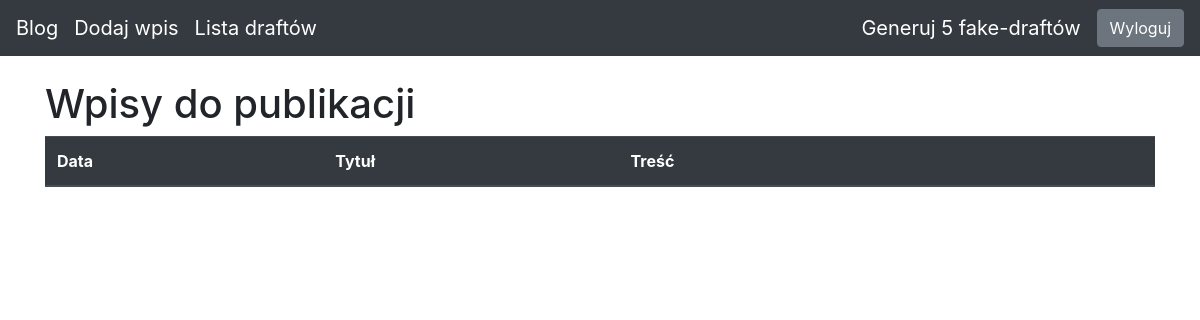
Before: /drafts/ (signed in) with the older database file.
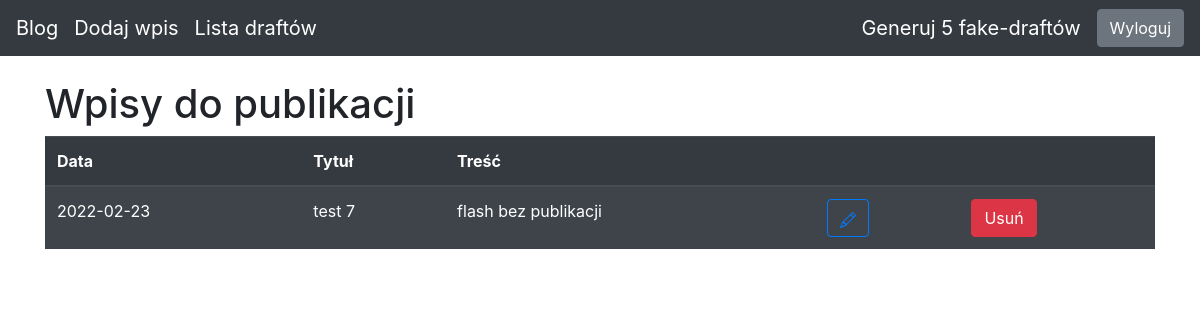
After: the same page with the newer database file.
### blog/models.py (models this page shows)
class Entry(db.Model):
    id = db.Column(db.Integer, primary_key=True)
    title = db.Column(db.String(80), nullable=False)
    body = db.Column(db.Text, nullable=False)
    pub_date = db.Column(db.DateTime, nullable=False, default=datetime.datetime.utcnow)
    is_published = db.Column(db.Boolean, default=False)

### blog/routes.py (the view)
@app.route("/drafts/")
@login_required
def drafts():
    all_drafts = Entry.query.filter_by(is_published=False).order_by(Entry.pub_date.desc())
    return render_template("drafts.html", all_drafts = all_drafts)

### blog/routes.py (called while the page is built)
def login_required(view_func):
    @functools.wraps(view_func)
    def check_permissions(*args, **kwargs):
        if session.get("logged_in"):
            return view_func(*args, **kwargs)
        return redirect(url_for("login", next=request.path))
    return check_permissions

### blog/templates/drafts.html (shortened to what this page needs)
{% extends "base.html" %}
{% block content %}
<h1>Wpisy do publikacji</h1>
<table class="table table-striped table-dark">
    <thead>
        <tr>
            <th scope="col">Data</th>
            <th scope="col">Tytuł</th>
            <th scope="col">Treść</th>
            <th scope="col"></th>
            <th scope="col"></th>
        </tr>
    </thead>
    <tbody>
        {% for post in all_drafts %}
        <tr>
            <td>{{ post.pub_date.strftime('%Y-%m-%d') }}</td>
            <td>{{ post.title }}</td>
            <td>{{ post.body|truncate(100, true) }}</td>
            <td>
                <form action="{{ url_for('add_mod_post', entry_id=post.id) }}" method="post">
                    <button class="btn btn-outline-primary" type="submit">
                    </button>
                </form>
            </td>
            <td>
                <form action=" {{ url_for('delete_post', entry_id=post.id) }}" method="post">
                    <button class="btn btn-danger" type="submit">Usuń</button>
                </form>
            </td>
        </tr>
        {% endfor %}
    </tbody>
</table>
{% endblock %}

Changed rows visible on the page:
added Entry: pub_date "2022-02-23", title "test 7", body "flash bez publikacji"
